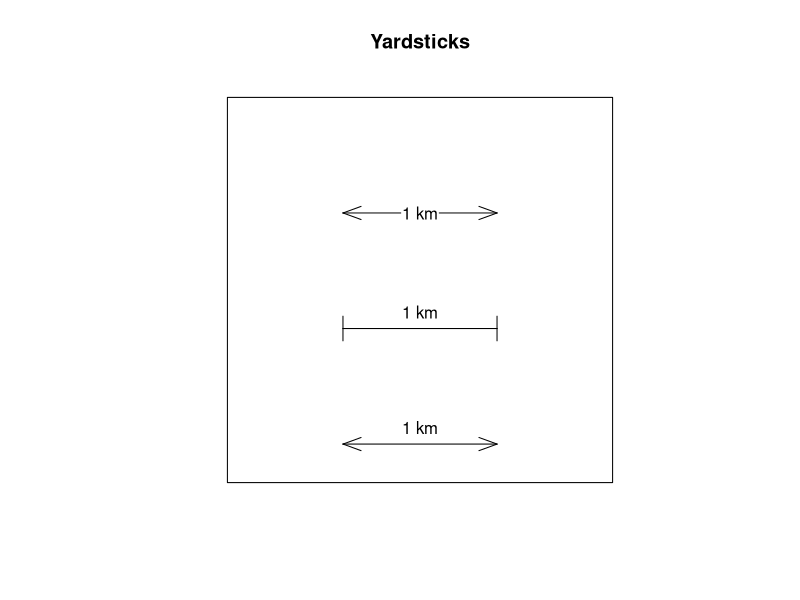

Recreate this plot in R.
library(spatstat)


### Name: plot.yardstick
### Title: Plot a Yardstick or Scale Bar
### Aliases: plot.yardstick
### Keywords: spatial hplot

### ** Examples

  plot(owin(), main="Yardsticks")
  ys <- yardstick(as.psp(list(xmid=0.5, ymid=0.1, length=0.4, angle=0),
                         window=owin(c(0.2, 0.8), c(0, 0.2))),
                  txt="1 km")
  plot(ys)
  ys <- shift(ys, c(0, 0.3))
  plot(ys, angle=90, frac=0.08)
  ys <- shift(ys, c(0, 0.3))
  plot(ys, split=TRUE)
